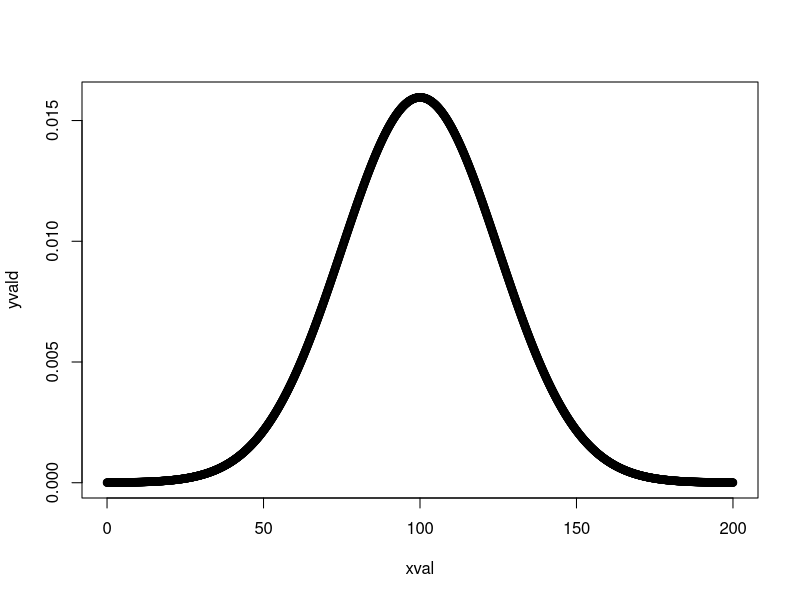
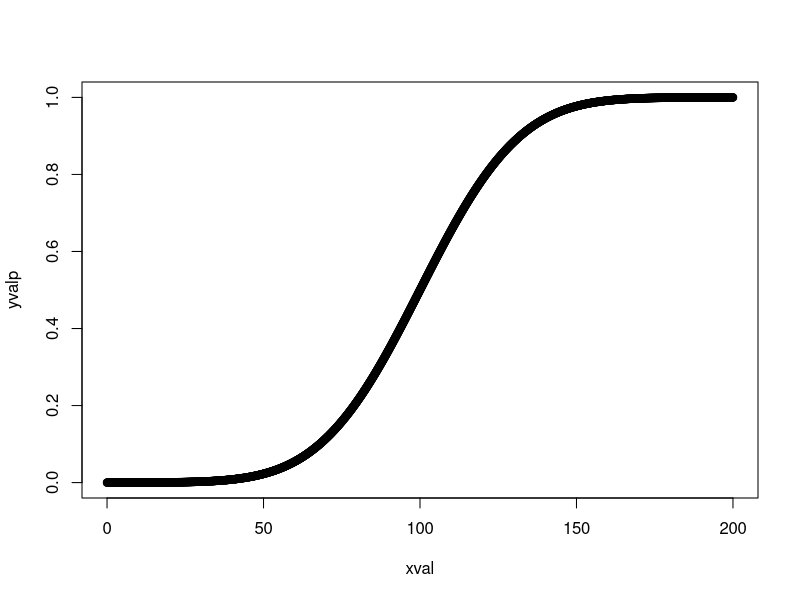
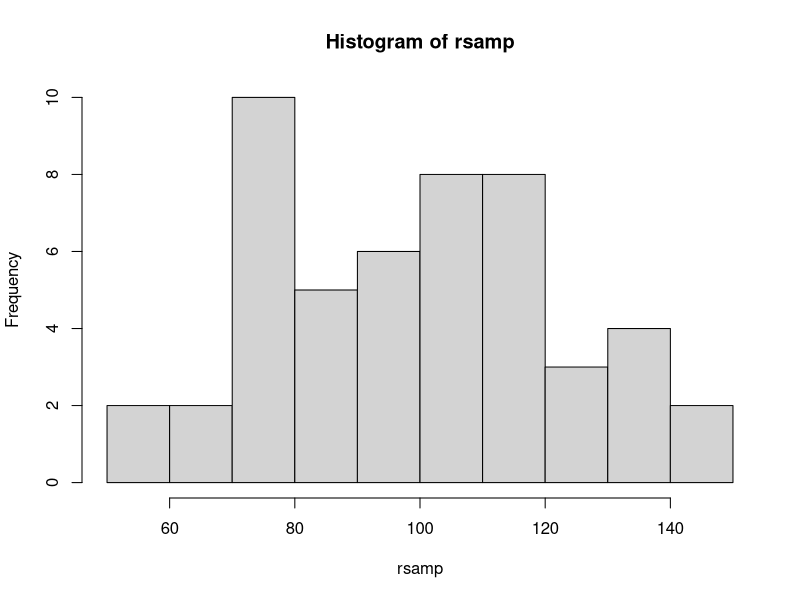
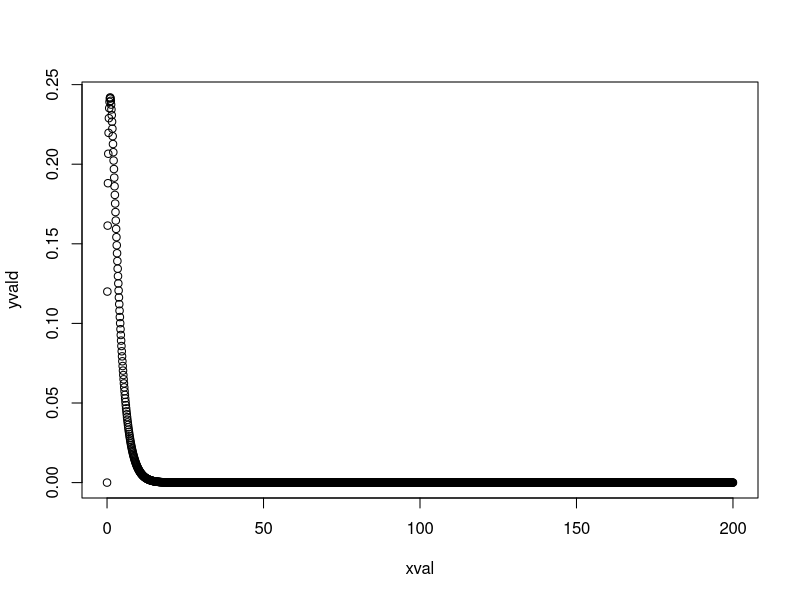
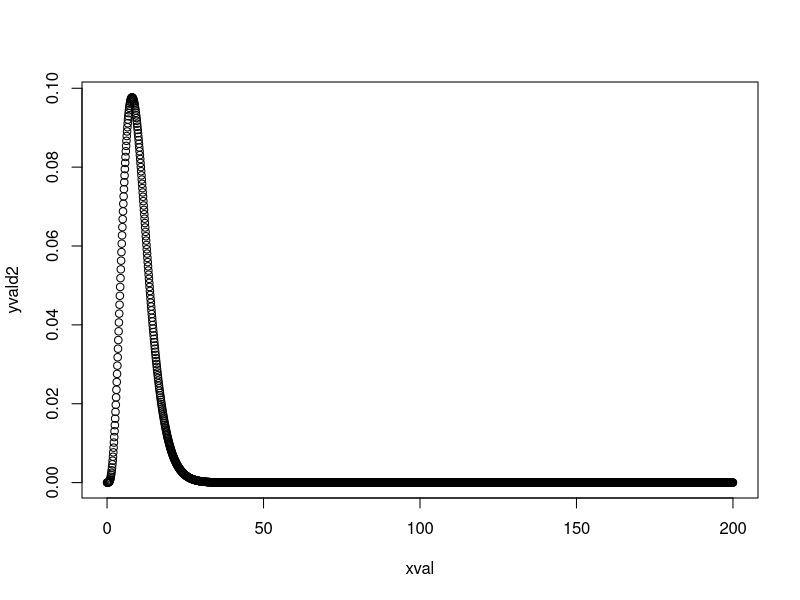
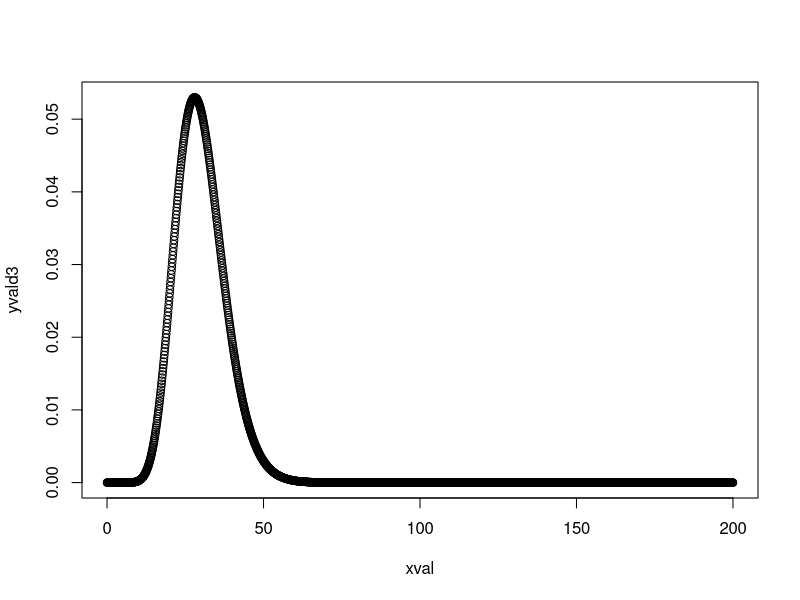
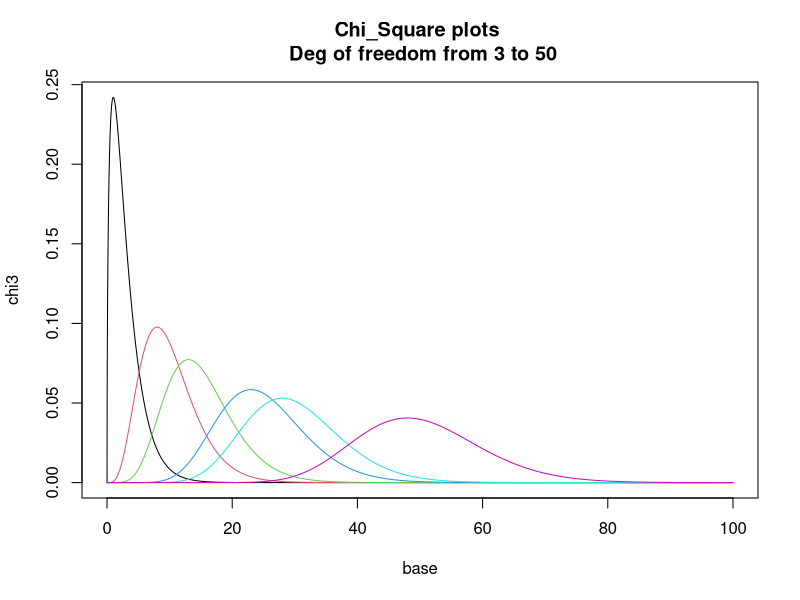
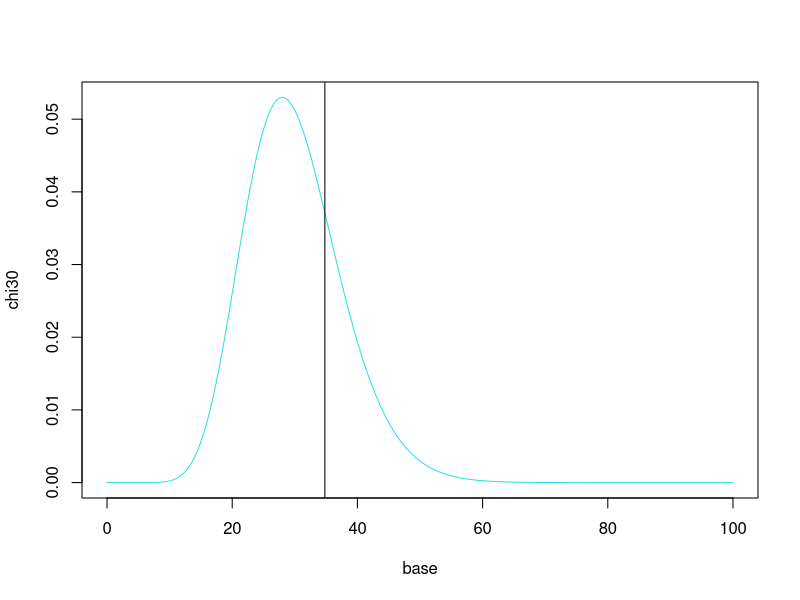

Source code (R) for these figures, in order:
## ---- chunk 1
knitr::opts_chunk$set(echo = TRUE)
## ---- chunk 2
xval=seq(from=0,to=200,by=0.1)
## ---- chunk 3
yvald=dnorm(xval,mean=100,sd=25)
## ---- chunk 4
plot(xval,yvald)
## ---- chunk 5
yvalp=pnorm(xval,mean=100,sd=25)
## ---- chunk 6
plot(xval,yvalp)
## ---- chunk 7
pnorm(103,mean=100,sd=25)
## ---- chunk 8
probs=c(.25,.5,.75,.8)
qnorm(probs,mean=100,sd=25)
## ---- chunk 9
rsamp= rnorm(n=50,mean=100,sd=25)
hist(rsamp)
## ---- chunk 10
yvald=dchisq(xval,df=3) # 3 Deg of freedom
## ---- chunk 11
plot(xval,yvald)
## ---- chunk 12
yvald2=dchisq(xval,df=10) # 10 Deg of freedom
## ---- chunk 13
plot(xval,yvald2)
## ---- chunk 14
yvald3=dchisq(xval,df=30) # 30 Deg of freedom
## ---- chunk 15
plot(xval,yvald3)
## ---- chunk 16
base=seq(from=0,to=100,by=.02)
chi3=dchisq(base,df=3)
chi10=dchisq(base,df=10)
chi15=dchisq(base,df=15)
chi25=dchisq(base,df=25)
chi30=dchisq(base,df=30)
chi50=dchisq(base,df=50)
plot(base,chi3,type="l")
title(main="Chi_Square plots \n Deg of freedom from 3 to 50")
lines(base,chi10,type="l",col=2)
lines(base,chi15,type="l",col=3)
lines(base,chi25,type="l",col=4)
lines(base,chi30,type="l",col=5)
lines(base,chi50,type="l",col=6)

## ---- chunk 17
plot(base,chi30,type="l",col=5)
abline(v=qchisq(p=.75,df=30))
print(qchisq(p=.75,df=30))
## ---- chunk 18
plot(base,chi30,type="l",col=5)
abline(v=40)
print(pchisq(q=40,df=30))
## ---- chunk 19
par(mfrow=c(1,2))
x=0:100
p.5=dbinom(x,size=100,prob=.5)
plot(x,p.5,type="l",main="dbinom \n p=.5")
z.5=pbinom(x,size=100,prob=.5)
plot(x,z.5,type="l",main="pbinom \n p=.5")
par(mfrow=c(1,1))
## ---- chunk 20
par(mfrow=c(1,2))
x=0:100
p.2=dbinom(x,size=100,prob=.2)
plot(x,p.2,type="l",main="dbinom \n p=.2")
z.2=pbinom(x,size=100,prob=.2)
plot(x,z.2,type="l",main="pbinom \n p=.2")
par(mfrow=c(1,1))
## ---- chunk 21
par(mfrow=c(1,2))
x=0:100
p.8=dbinom(x,size=100,prob=.8)
plot(x,p.8,type="l",main="dbinom \n p=.8")
z.8=pbinom(x,size=100,prob=.8)
plot(x,z.8,type="l",main="pbinom \n p=.8")
par(mfrow=c(1,1))
## ---- chunk 22
x=0:100
p.5=dbinom(x,size=100,prob=.5)
data.5=x*p.5
mean.5=sum(data.5)
mean.5
## ---- chunk 23
x=0:100
p.2=dbinom(x,size=100,prob=.2)
data=x*p.2
mean.2=sum(data)
mean.2
## ---- chunk 24
x=0:100
p.8=dbinom(x,size=100,prob=.8)
data.8=x*p.8
mean.8=sum(data.8)
mean.8
## ---- chunk 25
x=0:100
p.5=dbinom(x,size=100,prob=.5)
data.5=x*p.5
mean.5=sum(data.5)
#now center x by subtracting mean from each element
cx.5=x-mean.5
#and now sum the squared centered x's times their probabilities
var.5=sum(cx.5^2*p.5)
sd.5=sqrt(var.5)
var.5
sd.5
## ---- chunk 26
x=0:100
p.2=dbinom(x,size=100,prob=.2)
data.2=x*p.2
mean.2=sum(data.2)
#now center x by subtracting mean from each element
cx.2=x-mean.2
#and now sum the squared centered x's times their probabilities
var.2=sum(cx.2^2*p.2)
sd.2=sqrt(var.2)
var.2
sd.2
## ---- chunk 27
x=0:100
p.8=dbinom(x,size=100,prob=.8)
data.8=x*p.8
mean.8=sum(data.8)
#now center x by subtracting mean from each element
cx.8=x-mean.8
#and now sum the squared centered x's times their probabilities
var.8=sum(cx.8^2*p.8)
sd.8=sqrt(var.8)
var.8
sd.8
